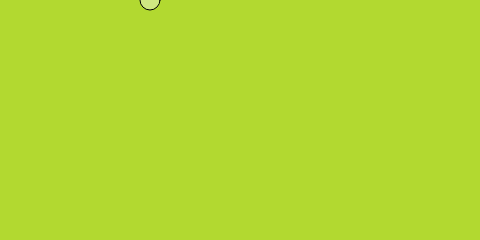
Frame 1 (no input)
Frame 60 (no input): identical to frame 1, image omitted
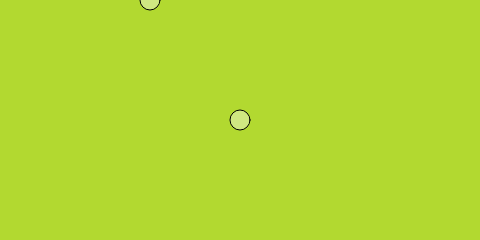
Frame 120 (the mouse pressed at the canvas centre since frame 60)

The p5.js sketch that drew these frames (run headless with seeded random() and noise() and a simulated clock; from frame 60 on, the mouse is pressed at the canvas centre):

// p5.js sketch
// ── sketch.js
var balls = []; 

function setup() {
  createCanvas(480, 240);
  balls.push(new Ball(150,0,20));
}

function draw() {
  background(178, 217, 48);
  
  for(var x = 0; x < balls.length; x ++ ) { 
  //  balls[x].update();
    balls[x].display();
  }
}

function mousePressed() {
  var b = new Ball(mouseX,mouseY,20);
  balls.push(b);
}

function keyPressed() {
  var b = new Ball(mouseX,mouseY,20);
  balls.pop(b);
}
// ── ball.js
function Ball(tempX, tempY, tempW) {
  this.x = tempX;  
  this.y = tempY;   
  this.w = tempW;  
  this.speed = 0;  

  this.display = function() {
    fill(255,100); 
    stroke(0); 
    ellipse(this.x,this.y,this.w,this.w); 
  }

  this.update = function() {   
    this.y = this.y + this.speed;    
    this.speed = this.speed + gravity; 

    if (this.y > height) { 
      this.y = height;
      this.speed = this.speed * -0.95;  
    } 
  }
}
